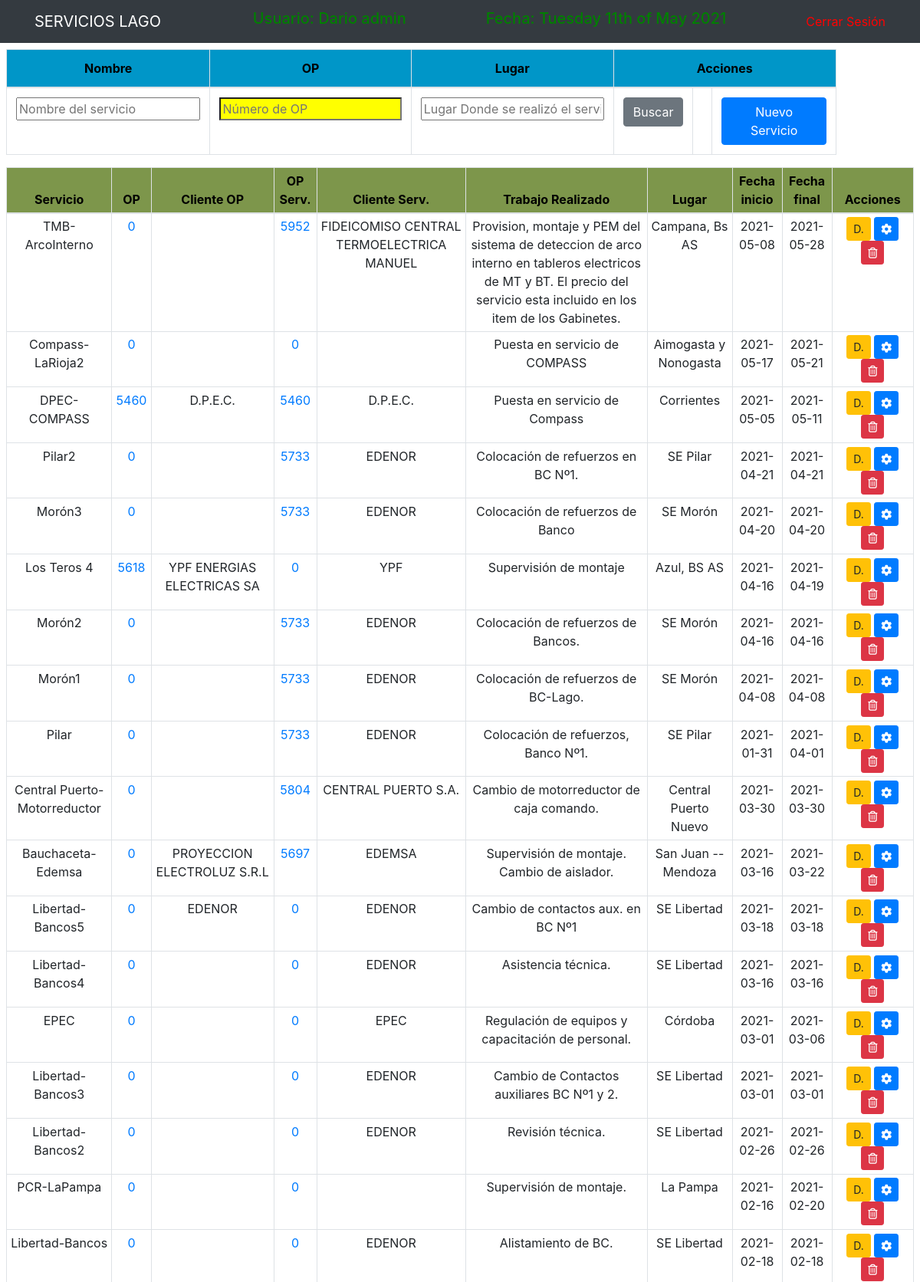
/Buscar/tablero.php (signed in, upper part), run on the app's committed database.
### tables this page shows
CREATE TABLE `servicios` (
  `id` int(5) NOT NULL,
  `Nombre` varchar(200) DEFAULT NULL,
  `OpRef` int(5) DEFAULT NULL,
  `idCliente1` int(5) DEFAULT NULL,
  `OpServicio` int(5) DEFAULT NULL,
  `idCliente2` int(5) DEFAULT NULL,
  `Trabajo` varchar(255) DEFAULT NULL,
  `Lugar` varchar(255) DEFAULT NULL,
  `FechaIni` date DEFAULT NULL,
  `FechaFin` date DEFAULT NULL,
  `id_estado` int(5) DEFAULT NULL,
  `id_transporte` int(5) DEFAULT NULL,
  `OBS` varchar(255) DEFAULT NULL,
  `Facturado` decimal(10,2) NOT NULL
);

CREATE TABLE `clientes` (
  `id` int(5) NOT NULL,
  `Cliente` varchar(85) DEFAULT NULL
);

### Buscar/tablero.php (the view, shortened to what this page needs)
<?php
$esta = $_SERVER['PHP_SELF'];
?>
<div class="col-md-12 container p-2">
	<div class="row">
		<div class="col-md-11">
			<form action="<?php echo $esta; ?>" method="POST">
				<table class="table table-bordered">
					<thead class="thead-cel" style="text-align:center">
						<tr>
							<th>Nombre</th>
							<th>OP</th>
							<th>Lugar</th>
							<th colspan=4>Acciones</th>
						</tr>
					</thead>
					<tbody>
							<tr>
								<td><input text="nombre" name="nombre" style="width: 100%" placeholder="Nombre del servicio"></td>
								<td ><input text="op1" id="tdop" name="op1" value="" style="width: 100%" placeholder="Número de OP"></td>
								<td><input text="lugar" name="lugar" style="width: 100%" placeholder="Lugar Donde se realizó el servicio"></td>
								<td><input type="submit" name="Busca" value="Buscar" class="btn btn-secondary"><td>
								<td>
								<a href="<?php echo '../Altas/altaservicio.php' ?>" class="btn btn-primary ">Nuevo Servicio </i>
								</a>
								</td>
							</tr>
					</tbody>
				</table>
			</form>
		</div>
	</div>
	<div class="row">
		<div class="col-md-12">
				<table class="table table-sm table-bordered table-hover">
					<thead class="thead-dario" style="text-align:center">
						<tr>
							<th>Servicio</th>
							<th>OP</th>
							<th>Cliente OP</th>
							<th>OP Serv.</th>
							<th>Cliente Serv.</th>
							<th style="width: 20%">Trabajo Realizado</th>
							<th>Lugar</th>
							<th>Fecha inicio</th>
							<th>Fecha final</th>
							<th style="width: 9%">Acciones</th>
					</thead>
					<tbody>
						<?php
							if (isset($_POST['Busca'])){
								$op1fin=$_POST['op1'];
								if(($op1fin < 1)) {$op1fin=1;}
								$nombrefin= '%' . $_POST['nombre'] . '%';
								$lugarfin= '%' . $_POST['lugar'] . '%';
								if ($op1fin == 1){
									$query = "SELECT s.id, s.Nombre, s.OpRef, c.Cliente, s.OpServicio, s.idCliente2, s.Trabajo, s.Lugar, s.FechaIni, s.FechaFin FROM servicios s LEFT JOIN clientes c ON s.idCliente1=c.id WHERE s.nombre LIKE '$nombrefin' AND s.Lugar LIKE '$lugarfin' order by s.FechaFin desc";
									$qCliente2 = "SELECT c.Cliente as cli2 FROM servicios s LEFT JOIN clientes c ON s.idCliente2=c.id WHERE s.nombre LIKE '$nombrefin' AND s.Lugar LIKE '$lugarfin' order by s.FechaFin";
								}
								else{
									$query = "SELECT s.id, s.Nombre, s.OpRef, c.Cliente, s.OpServicio, s.idCliente2, s.Trabajo, s.Lugar, s.FechaIni, s.FechaFin FROM servicios s LEFT JOIN clientes c ON s.idCliente1=c.id WHERE (OpRef = $op1fin) OR (OpServicio = $op1fin)";
									$qCliente2 = "SELECT c.Cliente as cli2 FROM servicios s LEFT JOIN clientes c ON s.idCliente2=c.id WHERE (OpRef = $op1fin) OR (OpServicio = $op1fin) order by s.FechaFin desc";
								}
							}
							else{
								$query = "SELECT s.id, s.Nombre, s.OpRef, c.Cliente, s.OpServicio, c.Cliente, s.Trabajo, s.Lugar, s.FechaIni, s.FechaFin FROM servicios s LEFT JOIN clientes c ON s.idCliente1=c.id order by s.FechaFin desc";
								$qCliente2 = "SELECT c.Cliente as cli2 FROM servicios s LEFT JOIN clientes c ON s.idCliente2=c.id order by s.FechaFin desc";
							}
							$result_tasks = mysqli_query($conn,$query);
							if (isset($qCliente2)){
								$result_tasks2 = mysqli_query($conn,$qCliente2);
							}
							while ($row=mysqli_fetch_array($result_tasks) and $row2=mysqli_fetch_array($result_tasks2)) { ?>
								<tr>
									<td><?php echo $row['Nombre'] ?></td>
									<td><a href="../Buscar/VerOp.php?id=<?php echo $row['OpRef'] ?>"><?php echo $row['OpRef'] ?>
										</a></td>
									<td><?php echo $row['Cliente'] ?></td>
									<td><a href="../Buscar/VerOp.php?id=<?php echo $row['OpServicio'] ?>"><?php echo $row['OpServicio'] ?>
										</a></td>
									<td><?php echo $row2['cli2'] ?></td>
									<td><?php echo $row['Trabajo'] ?></td>
									<td><?php echo $row['Lugar'] ?></td>
									<td><?php echo $row['FechaIni'] ?></td>
									<td><?php echo $row['FechaFin'] ?></td>
									<td>
										<a href="/Servicios/Buscar/detalleservicios.php?id=<?php echo $row['id'] ?>" class=
										"btn btn-warning btn-sm">D.</i>
										</a>
										<a href="/Servicios/Modif/modifservicio.php?id=<?php echo $row['id'] ?>" class= "btn btn-primary btn-sm"> <i class="fa fa-cog fa-spin"></i>
										</a>
										<a href="/Servicios/Bajas/borraservicio.php?id=<?php echo $row['id'] ?>" class="btn btn-danger btn-sm"> <i class="far fa-trash-alt"></i>
										</a>
									</td>
								</tr>
							<?php }
						?>
					</tbody>
				</table>
		</div>
	</div>
</div>

### includes/header.php (style rules this page uses)
.container { text-align: center; }
.thead-cel { background-color: rgb(0, 150, 200); color: black; }
.thead-dario { background-color: rgb(125, 150, 75); color: black; }

### data on the page
clientes: Cliente "FIDEICOMISO CENTRAL TERMOELECTRICA MANUEL"
servicios: Nombre "TMB-ArcoInterno", OpRef "0", OpServicio "5952", Trabajo "Provision, montaje y PEM del sistema de deteccion de arco interno en tableros electricos de MT y BT. El precio del servicio esta incluido en los item de los Gabinetes.", Lugar "Campana, Bs AS", FechaIni "2021-05-08", FechaFin "2021-05-28"
servicios: Nombre "Compass-LaRioja2", OpRef "0", OpServicio "0", Trabajo "Puesta en servicio de COMPASS", Lugar "Aimogasta y Nonogasta", FechaIni "2021-05-17", FechaFin "2021-05-21"
clientes: Cliente "D.P.E.C."
servicios: Nombre "DPEC-COMPASS", OpRef "5460", OpServicio "5460", Trabajo "Puesta en servicio de Compass", Lugar "Corrientes", FechaIni "2021-05-05", FechaFin "2021-05-11"
clientes: Cliente "EDENOR"
servicios: Nombre "Pilar2", OpRef "0", OpServicio "5733", Trabajo "Colocación de refuerzos en BC Nº1.", Lugar "SE Pilar", FechaIni "2021-04-21", FechaFin "2021-04-21"
servicios: Nombre "Morón3", OpRef "0", OpServicio "5733", Trabajo "Colocación de refuerzos de Banco", Lugar "SE Morón", FechaIni "2021-04-20", FechaFin "2021-04-20"
clientes: Cliente "YPF"
servicios: Nombre "Los Teros 4", OpRef "5618", OpServicio "0", Trabajo "Supervisión de montaje", Lugar "Azul, BS AS", FechaIni "2021-04-16", FechaFin "2021-04-19"
clientes: Cliente "YPF ENERGIAS ELECTRICAS SA"
servicios: Nombre "Morón2", OpRef "0", OpServicio "5733", Trabajo "Colocación de refuerzos de Bancos.", Lugar "SE Morón", FechaIni "2021-04-16", FechaFin "2021-04-16"
servicios: Nombre "Morón1", OpRef "0", OpServicio "5733", Trabajo "Colocación de refuerzos de BC-Lago.", Lugar "SE Morón", FechaIni "2021-04-08", FechaFin "2021-04-08"
servicios: Nombre "Pilar", OpRef "0", OpServicio "5733", Trabajo "Colocación de refuerzos, Banco Nº1.", Lugar "SE Pilar", FechaIni "2021-01-31", FechaFin "2021-04-01"
clientes: Cliente "CENTRAL PUERTO S.A."
servicios: Nombre "Central Puerto-Motorreductor", OpRef "0", OpServicio "5804", Trabajo "Cambio de motorreductor de caja comando.", Lugar "Central Puerto Nuevo", FechaIni "2021-03-30", FechaFin "2021-03-30"
clientes: Cliente "EDEMSA"
servicios: Nombre "Bauchaceta-Edemsa", OpRef "0", OpServicio "5697", Trabajo "Supervisión de montaje. Cambio de aislador.", Lugar "San Juan -- Mendoza", FechaIni "2021-03-16", FechaFin "2021-03-22"
clientes: Cliente "PROYECCION ELECTROLUZ S.R.L"
servicios: Nombre "Libertad-Bancos5", OpRef "0", OpServicio "0", Trabajo "Cambio de contactos aux. en BC Nº1", Lugar "SE Libertad", FechaIni "2021-03-18", FechaFin "2021-03-18"
servicios: Nombre "Libertad-Bancos4", OpRef "0", OpServicio "0", Trabajo "Asistencia técnica.", Lugar "SE Libertad", FechaIni "2021-03-16", FechaFin "2021-03-16"
clientes: Cliente "EPEC"
servicios: Nombre "EPEC", OpRef "0", OpServicio "0", Trabajo "Regulación de equipos y capacitación de personal.", Lugar "Córdoba", FechaIni "2021-03-01", FechaFin "2021-03-06"
servicios: Nombre "Libertad-Bancos3", OpRef "0", OpServicio "0", Trabajo "Cambio de Contactos auxiliares BC Nº1 y 2.", Lugar "SE Libertad", FechaIni "2021-03-01", FechaFin "2021-03-01"
servicios: Nombre "Libertad-Bancos2", OpRef "0", OpServicio "0", Trabajo "Revisión técnica.", Lugar "SE Libertad", FechaIni "2021-02-26", FechaFin "2021-02-26"
servicios: Nombre "PCR-LaPampa", OpRef "0", OpServicio "0", Trabajo "Supervisión de montaje.", Lugar "La Pampa", FechaIni "2021-02-16", FechaFin "2021-02-20"
servicios: Nombre "Libertad-Bancos", OpRef "0", OpServicio "0", Trabajo "Alistamiento de BC.", Lugar "SE Libertad", FechaIni "2021-02-18", FechaFin "2021-02-18"
